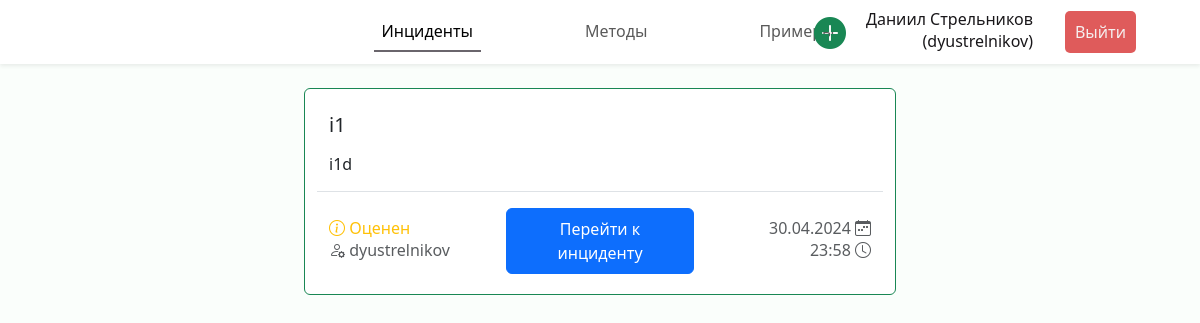
Before: /incidents (signed in) with the older database file.
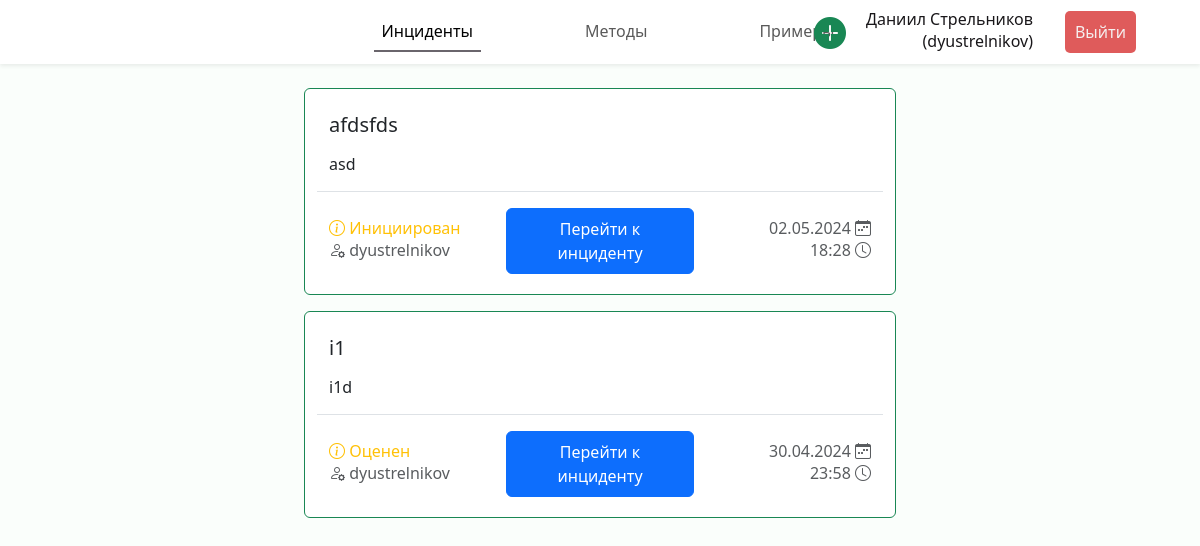
After: the same page with the newer database file.
### incidents/models.py (models this page shows, shortened)
class Incident(models.Model):
    name = models.CharField("Название", max_length=100)
    description = models.TextField("Описание")
    created_at = models.DateTimeField("Создан")
    results = models.JSONField("Результаты", null=True, blank=True)
    creator = models.ForeignKey(Expert, verbose_name="Инициатор", on_delete=models.CASCADE,
                                related_name="authored_incidents")
    status = models.ForeignKey(Status, verbose_name="Статус", on_delete=models.CASCADE)
    criteries = models.ManyToManyField(Criteria, through="IncidentCriteria")
    experts = models.ManyToManyField(Expert, through="IncidentExpert")
    class Meta:
        verbose_name = "Инцидент"
        verbose_name_plural = "Инциденты"

class Status(models.Model):
    name = models.CharField("Наименование", max_length=100)
    def __str__(self) -> str:
        return self.name
    class Meta:
        verbose_name = "Статус"
        verbose_name_plural = "Статусы"

class Expert(models.Model):
    user = models.OneToOneField(User, verbose_name="Пользователь", on_delete=models.CASCADE)
    class Meta:
        verbose_name = "Эксперт"
        verbose_name_plural = "Эксперты"

### incidents/views.py (the view)
# urls.py: path("incidents", views.incidents_list, name="incidents"),
@login_required(login_url='login')
def incidents_list(request) -> HttpResponse:
    incidents = Incident.objects.all().annotate(
        is_expert=Count(Case(When(experts__user=request.user, then=1)))
    ).order_by('-is_expert', 'status', '-created_at')
    return render(request, "incidents/incidents.html", {"incidents": incidents})

### incidents/templates/incidents/incidents.html (shortened to what this page needs)
{% extends 'incidents/base.html' %}
{% load static %}
{% block header %}
<header class="header fixed-top shadow-sm d-flex">
    <nav class="navbar navbar-expand-lg w-100">
        <div class="collapse navbar-collapse justify-content-center" id="navbarNav">
        <ul class="navbar-nav py-1">
            <li class="nav-item px-5"><a class="nav-link active" href="{% url 'incidents' %}">Инциденты</a></li>
            <li class="nav-item px-5"><a class="nav-link" href="{% url 'methods' %}">Методы</a></li>
            <li class="nav-item px-5"><a class="nav-link" href="{% url 'examples' %}">Примеры</a></li>
        </ul>
        </div>
        <ul class="navbar-nav position-fixed end-0 me-5 align-items-center">
            <li class="nav-item px-1 btn-create-icon">
                <a href="{% url 'incident_create' %}" class="fs-2" title="Инициировать решение инцидента">
                    <i class="bi bi-plus-circle-fill text-success"></i>
                </a>
            </li>
            <li class="nav-item px-3 text-end mb-1">
                <div class="fullname">{{ request.user.get_full_name }}</div>
                <div class="username">({{ request.user.get_username }})</div>
            </li>
            <li class="nav-item px-3">
                <form action="{% url 'logout' %}" method="POST">
                    <button class="logout-btn" type="submit">Выйти</button>
                </form>
            </li>
          </ul>
    </nav>
</header>
{% endblock %}
{% block content %}
<div class="cards d-flex p-2 flex-column align-items-center">
    {% for incident in incidents %}
    <div class="col-lg-6 col-xxl-5 card mb-3 {% if incident.is_expert == 1 %}border-success{% endif %}">
        <div class="card-body m-2 mb-1">
          <h5 class="card-title">{{ incident.name|truncatechars:120 }}</h5>
          <p class="card-text">{{ incident.description|linebreaks|truncatechars:360 }}</p>
          <div class="row justify-content-between align-items-center pt-3 border-top">
            <div class="col">
                <p class="card-subtitle text-warning mb-1"><i class="bi bi-info-circle"></i> {{ incident.status }}</p>
                <p class="card-subtitle text-muted"><i class="bi bi-person-gear"></i> {{ incident.creator.user.get_username  }}</p>
            </div>
            <a href="{% url 'incident' incident.id %}" class="col-4 btn btn-primary px-3 py-2">Перейти к инциденту</a>
            <div class="col">
                <p class="card-subtitle text-muted text-end mb-1">{{ incident.created_at|date:'d.m.Y' }} <i class="bi bi-calendar-week"></i></p>
                <p class="card-subtitle text-muted text-end">{{ incident.created_at|time }} <i class="bi bi-clock"></i></p>
            </div>
          </div>
        </div>
      </div>
    {% endfor %}
</div>
{% endblock %}

Changed rows visible on the page:
added Incident: name "afdsfds", description "asd", status "Инициирован", creator.user.get_username "dyustrelnikov", created_at "02.05.2024", created_at "18:28"
